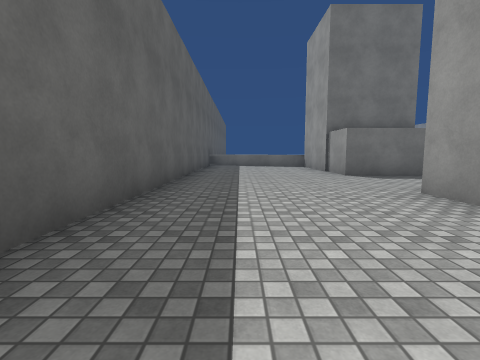
[1] (above)

23 first-person views from a walk through a 3-D level made in the Unity game engine. The camera is 1.2 m above the floor, tilts 6° down and sees 85° across. The floor is counted in squares, 2 m on a side. Each view is taken from the middle of a square. On the plan, view 1 faces up. The plan holds only what a view shows up to about 9 squares ahead; the rest is blank. The place goes on beyond the plan. Some animated figures are left out. Surface patterns are stand-ins for the level's own textures.

[2]
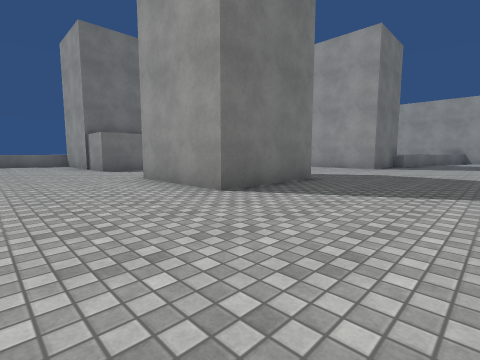

[3]
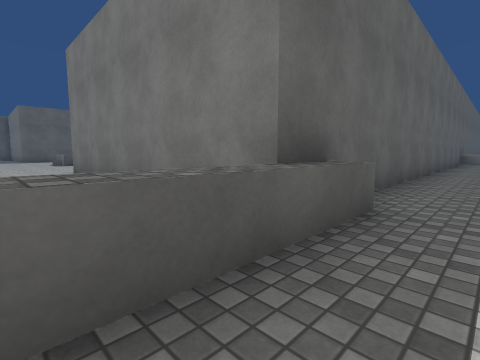

[4]
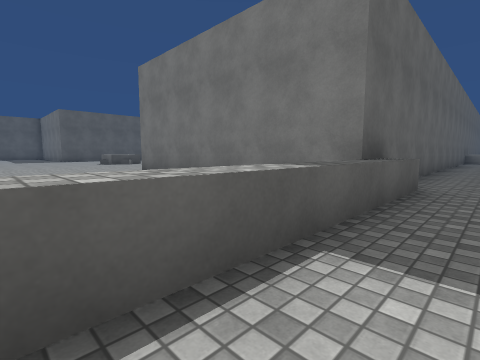

[5]
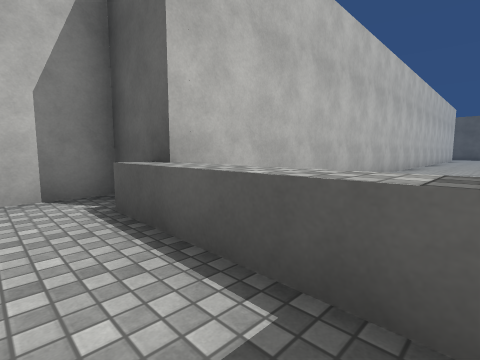

[6]
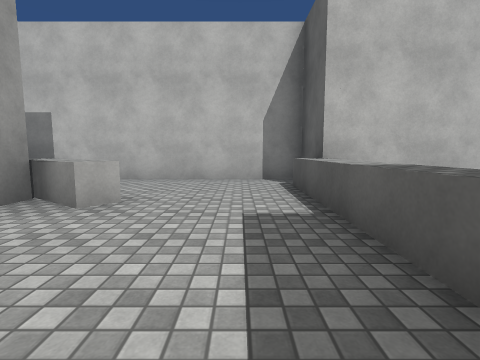

[7]
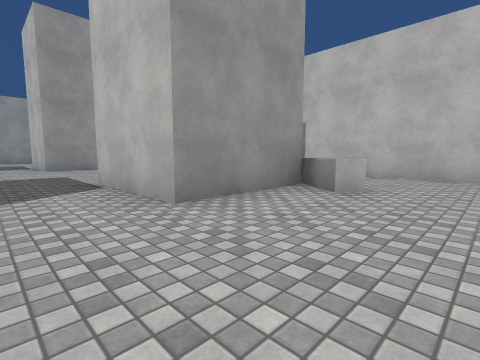

[8]
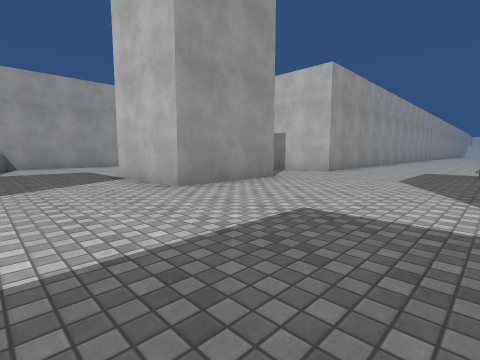

[9]
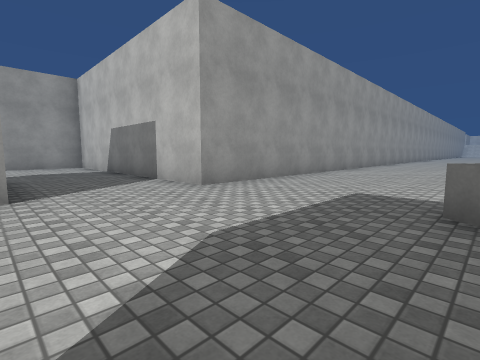

[10]
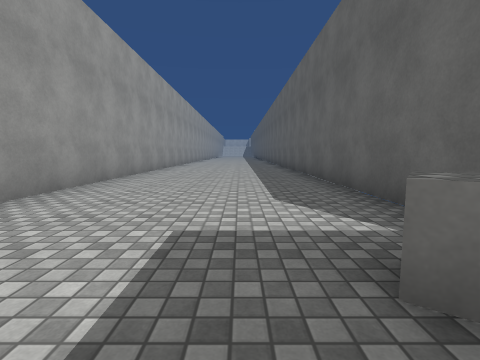

[11]
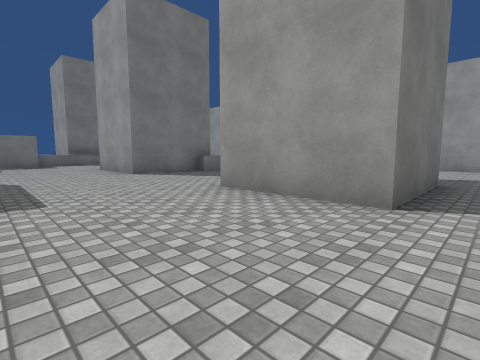

[12]
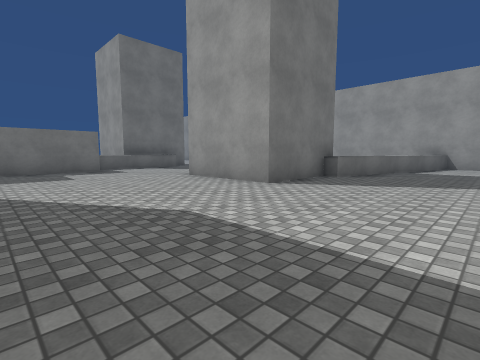

[13]
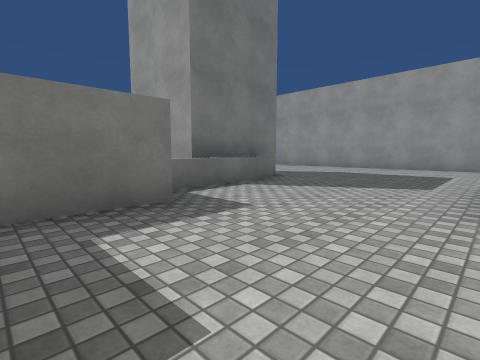

[14]
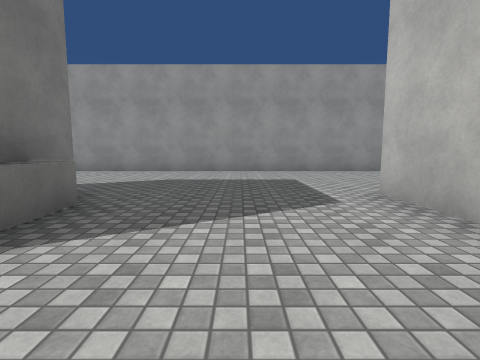

[15]
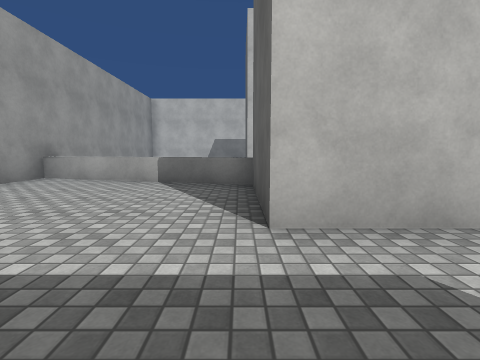

[16]
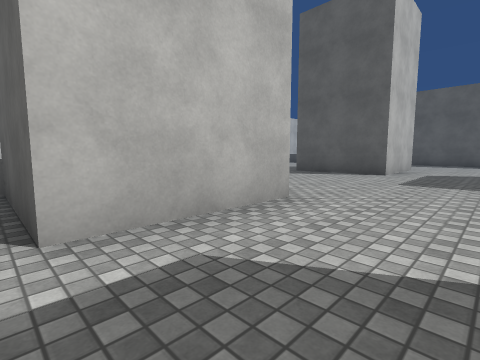

[17]
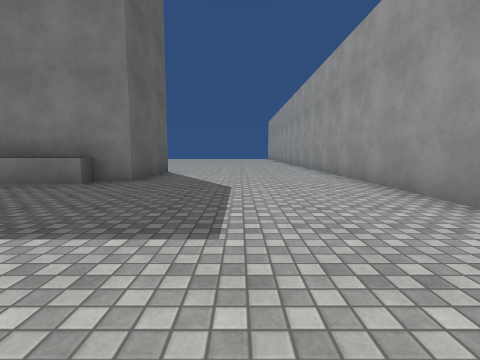

[18]
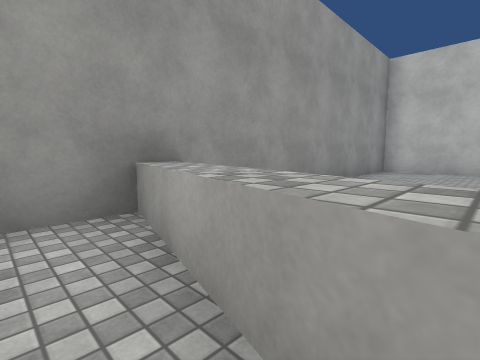

[19]
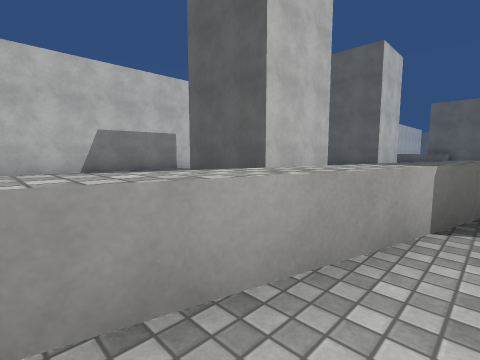

[20]
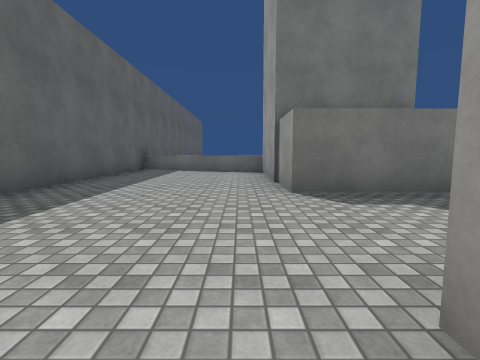

[21]
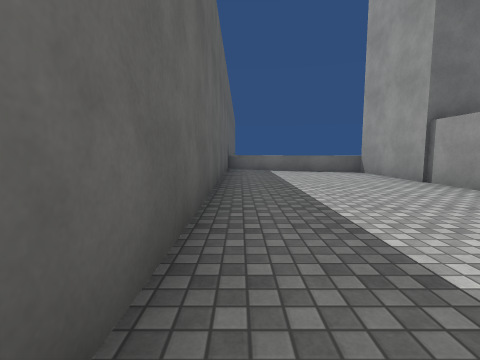

[22]
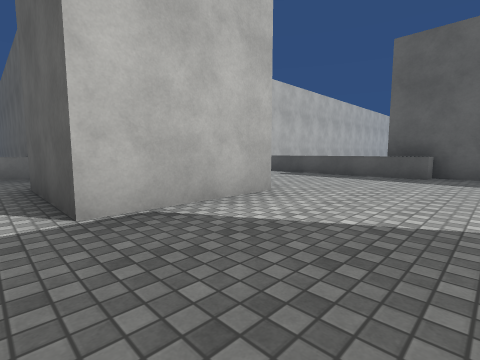

[23]
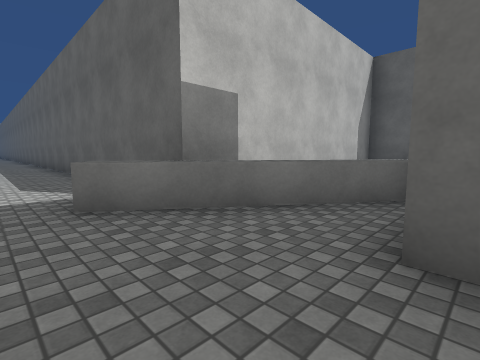

### Floor plan
Key: @ floor where view 1 was taken; # wall or solid block; . floor; = window, fence, low wall or low ledge; ^ raised ledge.
Columns run from 11 left of view 1 to 18 right of it. Each row starts with its distance up from view 1.
 11          #..=^#        #.....#
 10          #....#        #.....#
  9          #....#      ###.....#
  8          #....#     ^^^^.....#
  7          #....######.........#
  6          #...................#
  5          #...................#
  4          #....###....###.....#
  3          #....###....###.....#
  2          #....###....###.....#
  1          #....###......=^^...#
  0          #.@.............^^^^^
 -1          ##..................#
 -2 ...#######^..................#
 -3 ...       ^...###....### ... #
 -4 ...       ^...###....###     #
 -5 ...       ^..^###....###.....#
 -6 ...       ^...^..............#
 -7  ##########....^^............#
 -8           #######^...#########
 -9                 #....#
-10                 #....#
-11                 #....#
-12                 #....#
-13                 #....#
-14                 #....#
-15                 #....#
-16                 #....#

Where each view was taken, in squares from view 1:
view 1: 0 up, 0 right, facing up
view 2: 2 down, 0 right, facing up-right
view 3: 4 down, 0 right, facing up-left
view 4: 6 down, 0 right, facing up-left
view 5: 4 down, 0 right, facing down-left
view 6: 2 down, 0 right, facing down
view 7: 1 down, 0 right, facing down-right
view 8: 0 up, 6 right, facing down-right
view 9: 5 down, 6 right, facing down-right
view 10: 7 down, 7 right, facing down
view 11: 6 down, 7 right, facing up-right
view 12: 2 down, 6 right, facing up-right
view 13: 4 up, 7 right, facing up-right
view 14: 6 up, 9 right, facing right
view 15: 6 up, 13 right, facing down
view 16: 6 up, 13 right, facing down-left
view 17: 3 up, 15 right, facing up
view 18: 1 up, 15 right, facing down-right
view 19: 1 up, 17 right, facing down-left
view 20: 3 up, 2 right, facing up
view 21: 3 up, 1 left, facing up
view 22: 0 up, 6 right, facing down-left
view 23: 5 down, 7 right, facing down-left
